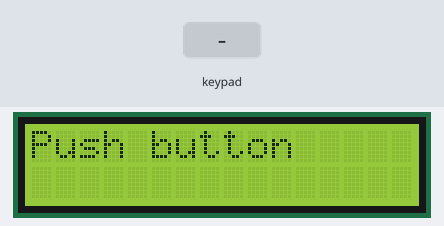
Bench run of a sketch on a simulated Arduino Uno, built with avr-gcc and run on an emulated ATmega328P. Shown: 16×2 character LCD. Inputs (shaded band) come from the test bench.

Above: at 1.2 s.
1.3 s: keypad keys 1 3 6 5 4 # pressed 0.4 s apart
At 3.6 s:
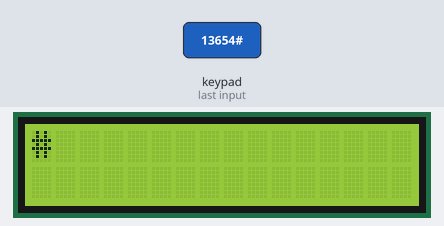
5.2 s: key 'A' pressed
At 6.2 s:
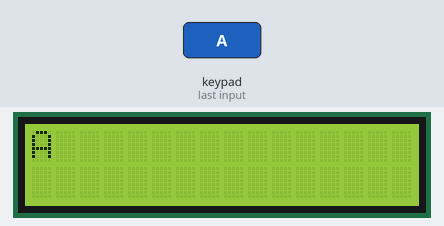
6.7 s: key 'B' pressed
At 7.5 s:
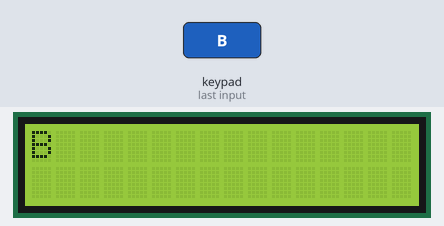
8.2 s: keypad keys 1 3 6 5 4 * pressed 0.4 s apart
At 11.4 s:
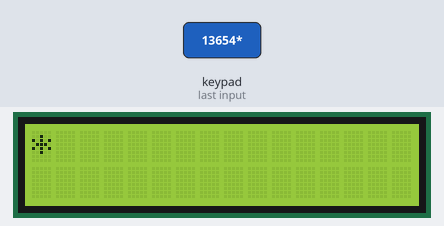
12.1 s: key 'C' pressed
At 12.8 s:
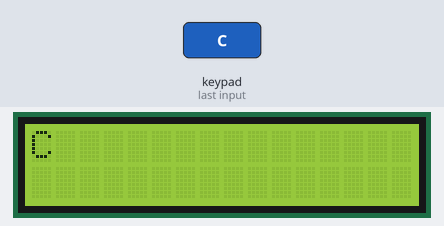
13.6 s: keypad keys 1 3 6 5 4 D pressed 0.4 s apart
At 13.8 s:
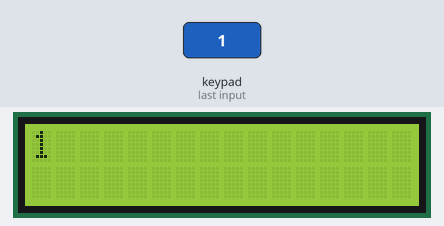
Timing chart, 0 to 16.6 s (numbered marks = the images above; inputs shaded):
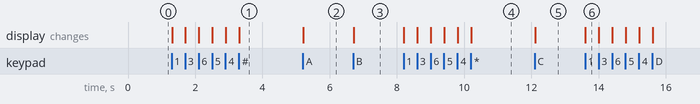

Measured:
- after the input at 1.3 s, the display: first changes at once (image 1 shows a later state)
- after the input at 5.2 s, the display: changes at once (image 2)
- after the input at 6.7 s, the display: changes at once (image 3)
- after the input at 8.2 s, the display: first changes at once (image 4 shows a later state)
- after the input at 12.1 s, the display: changes at once (image 5)
- after the input at 13.6 s, the display: changes at once (image 6)

The sketch:

membrane-keypad-with-lcd-display.ino
```cpp
#include <Keypad.h>
#include <LiquidCrystal.h>

LiquidCrystal lcd(A1, A0, 9, 10, 11, 12);

char keyValues[4][4] = {
  {'1','2','3','A'},
  {'4','5','6','B'},
  {'7','8','9','C'},
  {'*','0','#','D'}
};

byte rowPins[4] = {13, 6, 5, 4};
byte colPins[4] = {3, 2, 8, 7};

Keypad keypad = Keypad( makeKeymap(keyValues), rowPins, colPins, 4, 4);

void setup() {
  lcd.clear();
  lcd.begin(16, 2);
  lcd.print("Push button");
}

void loop() {
  char key = keypad.getKey();

  if (key) {
    lcd.clear();
    lcd.print(key);
  }
}
```
